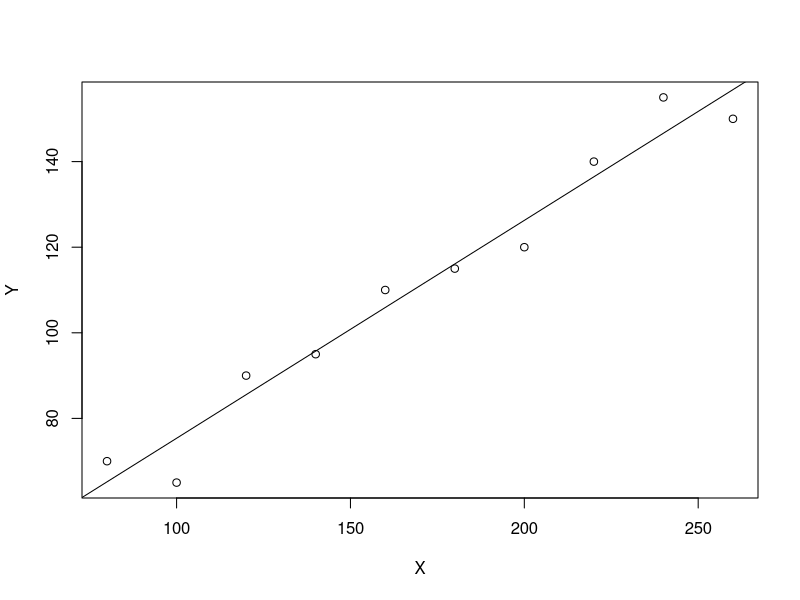

Write the R code that produced this figure.
## ---- chunk 1
knitr::opts_chunk$set(echo = TRUE)
## ---- chunk 2
library(dplyr)
## ---- chunk 3
tabla<-read.csv("archivo.csv")
tabla
tabla2 <- select(tabla,Ingreso,GastoMuestra1)
tabla2<-rename(tabla2,X=Ingreso,Y=GastoMuestra1)
tabla2<-mutate(tabla2,X2=X^2,XY=X*Y)
tabla2
plot(Y~X,data=tabla2)
modelo1<-lm(Y~X,data=tabla2)
abline(modelo1)
